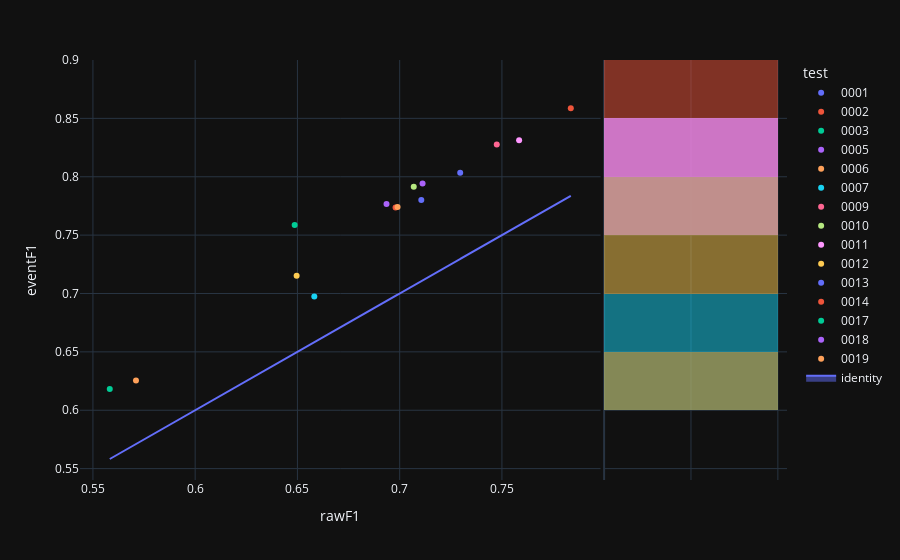

Source (notebook cell):
### Code cell
fig=px.scatter(experimentModels,x='rawF1',y='eventF1',color='test',hover_name='modelId', marginal_y="histogram")
fig.add_trace(
    go.Scatter(x=experimentModels['rawF1'], y=experimentModels['rawF1'], name="identity", mode='lines',fill="toself")
)
fig.show()

### Figure 1 — Plotly figure (JSON) as saved in the notebook; plotly's stock layout.template omitted (floating-point values rounded to 4 significant figures)
{"data": [{"hovertemplate": "<b>%{hovertext}</b><br><br>test=0001<br>rawF1=%{x}<br>eventF1=%{y}<extra></extra>", "hovertext": ["27775e1b-9adc-4ae7-9fcf-b3dbe38ca573"], "legendgroup": "0001", "marker": {"color": "#636efa", "symbol": "circle"}, "mode": "markers", "name": "0001", "orientation": "v", "showlegend": true, "x": [0.7296], "xaxis": "x", "y": [0.8035], "yaxis": "y", "type": "scatter"}, {"alignmentgroup": "True", "bingroup": "y", "hovertemplate": "test=0001<br>eventF1=%{y}<br>count=%{x}<extra></extra>", "legendgroup": "0001", "marker": {"color": "#636efa"}, "name": "0001", "offsetgroup": "0001", "opacity": 0.5, "showlegend": false, "xaxis": "x2", "y": [0.8035], "yaxis": "y2", "type": "histogram"}, {"hovertemplate": "<b>%{hovertext}</b><br><br>test=0002<br>rawF1=%{x}<br>eventF1=%{y}<extra></extra>", "hovertext": ["363d6b1b-23e4-4aa5-8a2e-a2aa6c9a2bd0"], "legendgroup": "0002", "marker": {"color": "#EF553B", "symbol": "circle"}, "mode": "markers", "name": "0002", "orientation": "v", "showlegend": true, "x": [0.7837], "xaxis": "x", "y": [0.8587], "yaxis": "y", "type": "scatter"}, {"alignmentgroup": "True", "bingroup": "y", "hovertemplate": "test=0002<br>eventF1=%{y}<br>count=%{x}<extra></extra>", "legendgroup": "0002", "marker": {"color": "#EF553B"}, "name": "0002", "offsetgroup": "0002", "opacity": 0.5, "showlegend": false, "xaxis": "x2", "y": [0.8587], "yaxis": "y2", "type": "histogram"}, {"hovertemplate": "<b>%{hovertext}</b><br><br>test=0003<br>rawF1=%{x}<br>eventF1=%{y}<extra></extra>", "hovertext": ["09d246cf-df61-4da1-b690-e0c8338d819c"], "legendgroup": "0003", "marker": {"color": "#00cc96", "symbol": "circle"}, "mode": "markers", "name": "0003", "orientation": "v", "showlegend": true, "x": [0.5582], "xaxis": "x", "y": [0.6182], "yaxis": "y", "type": "scatter"}, {"alignmentgroup": "True", "bingroup": "y", "hovertemplate": "test=0003<br>eventF1=%{y}<br>count=%{x}<extra></extra>", "legendgroup": "0003", "marker": {"color": "#00cc96"}, "name": "0003", "offsetgroup": "0003", "opacity": 0.5, "showlegend": false, "xaxis": "x2", "y": [0.6182], "yaxis": "y2", "type": "histogram"}, {"hovertemplate": "<b>%{hovertext}</b><br><br>test=0005<br>rawF1=%{x}<br>eventF1=%{y}<extra></extra>", "hovertext": ["d7547448-90e9-4379-8b6f-40fc4ce250cf"], "legendgroup": "0005", "marker": {"color": "#ab63fa", "symbol": "circle"}, "mode": "markers", "name": "0005", "orientation": "v", "showlegend": true, "x": [0.6936], "xaxis": "x", "y": [0.7768], "yaxis": "y", "type": "scatter"}, {"alignmentgroup": "True", "bingroup": "y", "hovertemplate": "test=0005<br>eventF1=%{y}<br>count=%{x}<extra></extra>", "legendgroup": "0005", "marker": {"color": "#ab63fa"}, "name": "0005", "offsetgroup": "0005", "opacity": 0.5, "showlegend": false, "xaxis": "x2", "y": [0.7768], "yaxis": "y2", "type": "histogram"}, {"hovertemplate": "<b>%{hovertext}</b><br><br>test=0006<br>rawF1=%{x}<br>eventF1=%{y}<extra></extra>", "hovertext": ["8494b8dc-14c3-4df3-a9e2-2569fced6b66"], "legendgroup": "0006", "marker": {"color": "#FFA15A", "symbol": "circle"}, "mode": "markers", "name": "0006", "orientation": "v", "showlegend": true, "x": [0.5711], "xaxis": "x", "y": [0.6256], "yaxis": "y", "type": "scatter"}, {"alignmentgroup": "True", "bingroup": "y", "hovertemplate": "test=0006<br>eventF1=%{y}<br>count=%{x}<extra></extra>", "legendgroup": "0006", "marker": {"color": "#FFA15A"}, "name": "0006", "offsetgroup": "0006", "opacity": 0.5, "showlegend": false, "xaxis": "x2", "y": [0.6256], "yaxis": "y2", "type": "histogram"}, {"hovertemplate": "<b>%{hovertext}</b><br><br>test=0007<br>rawF1=%{x}<br>eventF1=%{y}<extra></extra>", "hovertext": ["4ec9c4e1-e050-4cb3-911d-426930925d09"], "legendgroup": "0007", "marker": {"color": "#19d3f3", "symbol": "circle"}, "mode": "markers", "name": "0007", "orientation": "v", "showlegend": true, "x": [0.6582], "xaxis": "x", "y": [0.6974], "yaxis": "y", "type": "scatter"}, {"alignmentgroup": "True", "bingroup": "y", "hovertemplate": "test=0007<br>eventF1=%{y}<br>count=%{x}<extra></extra>", "legendgroup": "0007", "marker": {"color": "#19d3f3"}, "name": "0007", "offsetgroup": "0007", "opacity": 0.5, "showlegend": false, "xaxis": "x2", "y": [0.6974], "yaxis": "y2", "type": "histogram"}, {"hovertemplate": "<b>%{hovertext}</b><br><br>test=0009<br>rawF1=%{x}<br>eventF1=%{y}<extra></extra>", "hovertext": ["9f43f1cd-280c-4e7c-9c3a-a90f704900c2"], "legendgroup": "0009", "marker": {"color": "#FF6692", "symbol": "circle"}, "mode": "markers", "name": "0009", "orientation": "v", "showlegend": true, "x": [0.7475], "xaxis": "x", "y": [0.8277], "yaxis": "y", "type": "scatter"}, {"alignmentgroup": "True", "bingroup": "y", "hovertemplate": "test=0009<br>eventF1=%{y}<br>count=%{x}<extra></extra>", "legendgroup": "0009", "marker": {"color": "#FF6692"}, "name": "0009", "offsetgroup": "0009", "opacity": 0.5, "showlegend": false, "xaxis": "x2", "y": [0.8277], "yaxis": "y2", "type": "histogram"}, {"hovertemplate": "<b>%{hovertext}</b><br><br>test=0010<br>rawF1=%{x}<br>eventF1=%{y}<extra></extra>", "hovertext": ["285a2ff5-4005-4d2b-a89a-5108d2058c0f"], "legendgroup": "0010", "marker": {"color": "#B6E880", "symbol": "circle"}, "mode": "markers", "name": "0010", "orientation": "v", "showlegend": true, "x": [0.7069], "xaxis": "x", "y": [0.7915], "yaxis": "y", "type": "scatter"}, {"alignmentgroup": "True", "bingroup": "y", "hovertemplate": "test=0010<br>eventF1=%{y}<br>count=%{x}<extra></extra>", "legendgroup": "0010", "marker": {"color": "#B6E880"}, "name": "0010", "offsetgroup": "0010", "opacity": 0.5, "showlegend": false, "xaxis": "x2", "y": [0.7915], "yaxis": "y2", "type": "histogram"}, {"hovertemplate": "<b>%{hovertext}</b><br><br>test=0011<br>rawF1=%{x}<br>eventF1=%{y}<extra></extra>", "hovertext": ["7bee7b22-c6a4-482c-866e-cfd36aa7b2f8"], "legendgroup": "0011", "marker": {"color": "#FF97FF", "symbol": "circle"}, "mode": "markers", "name": "0011", "orientation": "v", "showlegend": true, "x": [0.7584], "xaxis": "x", "y": [0.8313], "yaxis": "y", "type": "scatter"}, {"alignmentgroup": "True", "bingroup": "y", "hovertemplate": "test=0011<br>eventF1=%{y}<br>count=%{x}<extra></extra>", "legendgroup": "0011", "marker": {"color": "#FF97FF"}, "name": "0011", "offsetgroup": "0011", "opacity": 0.5, "showlegend": false, "xaxis": "x2", "y": [0.8313], "yaxis": "y2", "type": "histogram"}, {"hovertemplate": "<b>%{hovertext}</b><br><br>test=0012<br>rawF1=%{x}<br>eventF1=%{y}<extra></extra>", "hovertext": ["883a5eb1-e984-44b0-91e9-1c97b07d1547"], "legendgroup": "0012", "marker": {"color": "#FECB52", "symbol": "circle"}, "mode": "markers", "name": "0012", "orientation": "v", "showlegend": true, "x": [0.6496], "xaxis": "x", "y": [0.7153], "yaxis": "y", "type": "scatter"}, {"alignmentgroup": "True", "bingroup": "y", "hovertemplate": "test=0012<br>eventF1=%{y}<br>count=%{x}<extra></extra>", "legendgroup": "0012", "marker": {"color": "#FECB52"}, "name": "0012", "offsetgroup": "0012", "opacity": 0.5, "showlegend": false, "xaxis": "x2", "y": [0.7153], "yaxis": "y2", "type": "histogram"}, {"hovertemplate": "<b>%{hovertext}</b><br><br>test=0013<br>rawF1=%{x}<br>eventF1=%{y}<extra></extra>", "hovertext": ["d082b8f6-ee32-4a9f-9ba6-34d399073207"], "legendgroup": "0013", "marker": {"color": "#636efa", "symbol": "circle"}, "mode": "markers", "name": "0013", "orientation": "v", "showlegend": true, "x": [0.7106], "xaxis": "x", "y": [0.7801], "yaxis": "y", "type": "scatter"}, {"alignmentgroup": "True", "bingroup": "y", "hovertemplate": "test=0013<br>eventF1=%{y}<br>count=%{x}<extra></extra>", "legendgroup": "0013", "marker": {"color": "#636efa"}, "name": "0013", "offsetgroup": "0013", "opacity": 0.5, "showlegend": false, "xaxis": "x2", "y": [0.7801], "yaxis": "y2", "type": "histogram"}, {"hovertemplate": "<b>%{hovertext}</b><br><br>test=0014<br>rawF1=%{x}<br>eventF1=%{y}<extra></extra>", "hovertext": ["f50ea95d-2bb9-445c-8b79-9aabf91249a6"], "legendgroup": "0014", "marker": {"color": "#EF553B", "symbol": "circle"}, "mode": "markers", "name": "0014", "orientation": "v", "showlegend": true, "x": [0.698], "xaxis": "x", "y": [0.7737], "yaxis": "y", "type": "scatter"}, {"alignmentgroup": "True", "bingroup": "y", "hovertemplate": "test=0014<br>eventF1=%{y}<br>count=%{x}<extra></extra>", "legendgroup": "0014", "marker": {"color": "#EF553B"}, "name": "0014", "offsetgroup": "0014", "opacity": 0.5, "showlegend": false, "xaxis": "x2", "y": [0.7737], "yaxis": "y2", "type": "histogram"}, {"hovertemplate": "<b>%{hovertext}</b><br><br>test=0017<br>rawF1=%{x}<br>eventF1=%{y}<extra></extra>", "hovertext": ["b3f70ca6-b339-46f7-9496-6b9dc83c64d5"], "legendgroup": "0017", "marker": {"color": "#00cc96", "symbol": "circle"}, "mode": "markers", "name": "0017", "orientation": "v", "showlegend": true, "x": [0.6486], "xaxis": "x", "y": [0.7588], "yaxis": "y", "type": "scatter"}, {"alignmentgroup": "True", "bingroup": "y", "hovertemplate": "test=0017<br>eventF1=%{y}<br>count=%{x}<extra></extra>", "legendgroup": "0017", "marker": {"color": "#00cc96"}, "name": "0017", "offsetgroup": "0017", "opacity": 0.5, "showlegend": false, "xaxis": "x2", "y": [0.7588], "yaxis": "y2", "type": "histogram"}, {"hovertemplate": "<b>%{hovertext}</b><br><br>test=0018<br>rawF1=%{x}<br>eventF1=%{y}<extra></extra>", "hovertext": ["ccdc74da-8ec0-4a1f-9a06-bc28dab8ca56"], "legendgroup": "0018", "marker": {"color": "#ab63fa", "symbol": "circle"}, "mode": "markers", "name": "0018", "orientation": "v", "showlegend": true, "x": [0.7112], "xaxis": "x", "y": [0.7942], "yaxis": "y", "type": "scatter"}, {"alignmentgroup": "True", "bingroup": "y", "hovertemplate": "test=0018<br>eventF1=%{y}<br>count=%{x}<extra></extra>", "legendgroup": "0018", "marker": {"color": "#ab63fa"}, "name": "0018", "offsetgroup": "0018", "opacity": 0.5, "showlegend": false, "xaxis": "x2", "y": [0.7942], "yaxis": "y2", "type": "histogram"}, {"hovertemplate": "<b>%{hovertext}</b><br><br>test=0019<br>rawF1=%{x}<br>eventF1=%{y}<extra></extra>", "hovertext": ["4da8bffe-f10a-480e-acc3-7db0600b37d7"], "legendgroup": "0019", "marker": {"color": "#FFA15A", "symbol": "circle"}, "mode": "markers", "name": "0019", "orientation": "v", "showlegend": true, "x": [0.699], "xaxis": "x", "y": [0.7741], "yaxis": "y", "type": "scatter"}, {"alignmentgroup": "True", "bingroup": "y", "hovertemplate": "test=0019<br>eventF1=%{y}<br>count=%{x}<extra></extra>", "legendgroup": "0019", "marker": {"color": "#FFA15A"}, "name": "0019", "offsetgroup": "0019", "opacity": 0.5, "showlegend": false, "xaxis": "x2", "y": [0.7741], "yaxis": "y2", "type": "histogram"}, {"fill": "toself", "mode": "lines", "name": "identity", "x": [0.7296, 0.7837, 0.5582, 0.6936, 0.5711, 0.6582, 0.7475, 0.7069, 0.7584, 0.6496, 0.7106, 0.698, 0.6486, 0.7112, 0.699], "y": [0.7296, 0.7837, 0.5582, 0.6936, 0.5711, 0.6582, 0.7475, 0.7069, 0.7584, 0.6496, 0.7106, 0.698, 0.6486, 0.7112, 0.699], "type": "scatter"}], "layout": {"xaxis": {"anchor": "y", "domain": [0.0, 0.7363], "title": {"text": "rawF1"}}, "yaxis": {"anchor": "x", "domain": [0.0, 1.0], "title": {"text": "eventF1"}}, "xaxis2": {"anchor": "y2", "domain": [0.7413, 1.0], "matches": "x2", "showticklabels": false, "showline": false, "ticks": "", "showgrid": true}, "yaxis2": {"anchor": "x2", "domain": [0.0, 1.0], "matches": "y", "showticklabels": false, "showgrid": true}, "legend": {"title": {"text": "test"}, "tracegroupgap": 0}, "margin": {"t": 60}, "barmode": "overlay"}}
